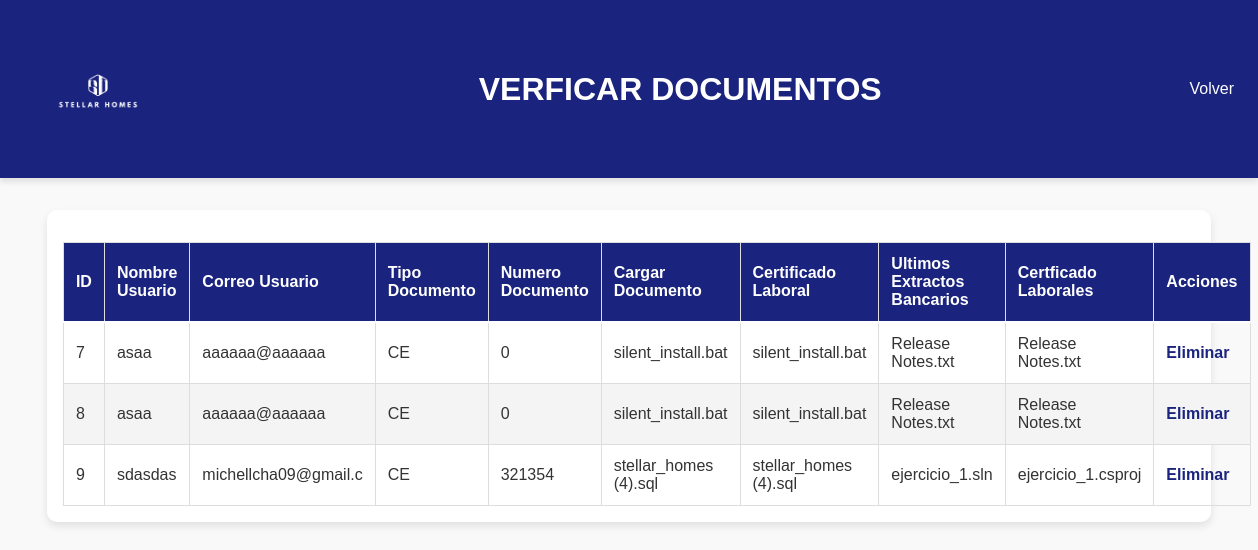
Page /php4/mostrar_carga_documentos.php on the committed database.
### tables this page shows
CREATE TABLE `cargar_documentos_u` (
  `id_C_documentos_U` int(11) NOT NULL COMMENT 'Usuario carga sus documentos ',
  `Nombre_Usuario` varchar(30) NOT NULL COMMENT 'Usuario pone su nombre completo',
  `Correo_Usuario` varchar(20) NOT NULL COMMENT 'Usuario coloca su correo electrónico personal',
  `Tipo_documento` varchar(100) NOT NULL COMMENT 'Usuario escoge su tipo de documento ',
  `Numero_Documento` int(30) NOT NULL COMMENT 'Usuario coloca su numero de documento ',
  `Cargar_Documento` longblob NOT NULL COMMENT 'Usuario coloca su documento escaneado ',
  `Certificado_Laboral` longblob NOT NULL COMMENT 'Usuario coloca certificado laboral  ',
  `Ultimos_Extractos_Bancarios` longblob NOT NULL COMMENT 'Usuario coloca imagen de ultimo extrato bancario',
  `Certificados_de_ingresos` longblob NOT NULL COMMENT 'Usuario agrega certificado de ingresos'
);

### php4/mostrar_carga_documentos.php (the view, shortened to what this page needs)
<?php
require 'db.php';
$sql = "SELECT * FROM cargar_documentos_u";
$stmt = $pdo->query($sql);
$rows = $stmt->fetchAll(PDO::FETCH_ASSOC);
?>
<!DOCTYPE html>
<html lang="es">
<head>
    <link rel="stylesheet" href="style.css">
</head>
<body>
<header class="header">
        <img src="../img/sh_blanco-removebg-preview.png" alt="Logo">
        <h1 class="title">VERFICAR DOCUMENTOS</h1>
        <a href="../Perfilinmobiliario.php" class="button">Volver</a>
    </header>
    <section>
        <table border="1">
            <thead>
                <tr>
                    <th>ID</th>
                    <th>Nombre Usuario</th>
                    <th>Correo Usuario</th>
                    <th>Tipo Documento</th>
                    <th>Numero Documento</th>
                    <th>Cargar Documento</th>
                    <th>Certificado Laboral</th>
                    <th>Ultimos Extractos Bancarios </th>
                    <th>Certficado Laborales</th>
                    <th>Acciones</th>
                </tr>
            </thead>
            <tbody>
                <?php foreach ($rows as $row): ?>
                    <tr>
                        <td><?php echo htmlspecialchars($row['id_C_documentos_U']); ?></td>
                        <td><?php echo htmlspecialchars($row['Nombre_Usuario']); ?></td>
                        <td><?php echo htmlspecialchars($row['Correo_Usuario']); ?></td>
                        <td><?php echo htmlspecialchars($row['Tipo_documento']); ?></td>
                        <td><?php echo htmlspecialchars($row['Numero_Documento']); ?></td>
                        <td><?php echo htmlspecialchars($row['Cargar_Documento']); ?></td>
                        <td><?php echo htmlspecialchars($row['Certificado_Laboral']); ?></td>
                        <td><?php echo htmlspecialchars($row['Ultimos_Extractos_Bancarios']); ?></td>
                        <td><?php echo htmlspecialchars($row['Certificados_de_ingresos']); ?></td>
                        <td>
                            <a href="mostrar_carga_documentos.php?action=delete&id=<?php echo htmlspecialchars($row['id_C_documentos_U']); ?>" onclick="return confirm('¿Estás seguro de que quieres eliminar este contacto?');">Eliminar</a>
                        </td>
                    </tr>
                <?php endforeach; ?>
            </tbody>
        </table>
    </section>
</body>
</html>

### style.css (style rules this page uses)
body { font-family: Arial, sans-serif; background-color: #f5f5f5; color: #047bf3; margin: 0; padding: 0; }
header { background-color: #1a237e; padding: 3px; display: flex; align-items: center; justify-content: space-between; }
.header img { height: 10px; }

### php4/mostrar_carga_documentos.php (style rules this page uses)
body { font-family: 'Arial', sans-serif; margin: 0; padding: 0; background-color: #f9f9f9; color: #333; }
header { background-color: #1a237e; color: #fff; padding: 1.5em 0; text-align: center; box-shadow: 0 4px 6px rgba(0, 0, 0, 0.1); }
.header { background-color: #1a237e; color: #fff; padding: 1.5em; display: flex; align-items: center; justify-content: space-between; }
.header img { height: 110px; margin: 10px; padding: 100; }
.header .title { flex: 1; text-align: center; margin: 0; color : #fff; }
.header .button { color: #FDFDFDFF; text-decoration: none; }
section { width: 90%; max-width: 1200px; margin: 2em auto; padding: 1em; background-color: #fff; border-radius: 10px; box-shadow: 0 4px 8px rgba(0, 0, 0, 0.1); }
table { width: 100%; border-collapse: collapse; margin-top: 1em; }
table th, table td { padding: 12px; text-align: left; }
table thead { background-color: #1a237e; color: #fff; }
table thead th { border-bottom: 2px solid #fff; }
table tbody tr:nth-child(even) { background-color: #f4f4f4; }
table td, table th { border: 1px solid #ddd; }
table a { color: #1a237e; text-decoration: none; font-weight: bold; }

### rows in the picture
cargar_documentos_u: id_C_documentos_U "7", Nombre_Usuario "asaa", Correo_Usuario "aaaaaa@aaaaaa", Tipo_documento "CE", Numero_Documento "0", Cargar_Documento "silent_install.bat", Certificado_Laboral "silent_install.bat", Ultimos_Extractos_Bancarios "Release Notes.txt", Certificados_de_ingresos "Release Notes.txt"
cargar_documentos_u: id_C_documentos_U "8", Nombre_Usuario "asaa", Correo_Usuario "aaaaaa@aaaaaa", Tipo_documento "CE", Numero_Documento "0", Cargar_Documento "silent_install.bat", Certificado_Laboral "silent_install.bat", Ultimos_Extractos_Bancarios "Release Notes.txt", Certificados_de_ingresos "Release Notes.txt"
cargar_documentos_u: id_C_documentos_U "9", Nombre_Usuario "sdasdas", Correo_Usuario "michellcha09@gmail.c", Tipo_documento "CE", Numero_Documento "321354", Cargar_Documento "stellar_homes (4).sql", Certificado_Laboral "stellar_homes (4).sql", Ultimos_Extractos_Bancarios "ejercicio_1.sln", Certificados_de_ingresos "ejercicio_1.csproj"
